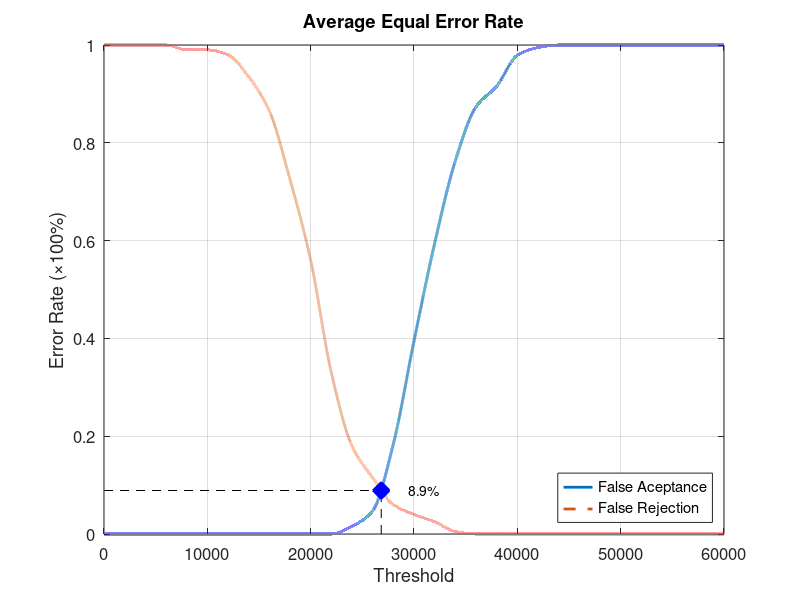
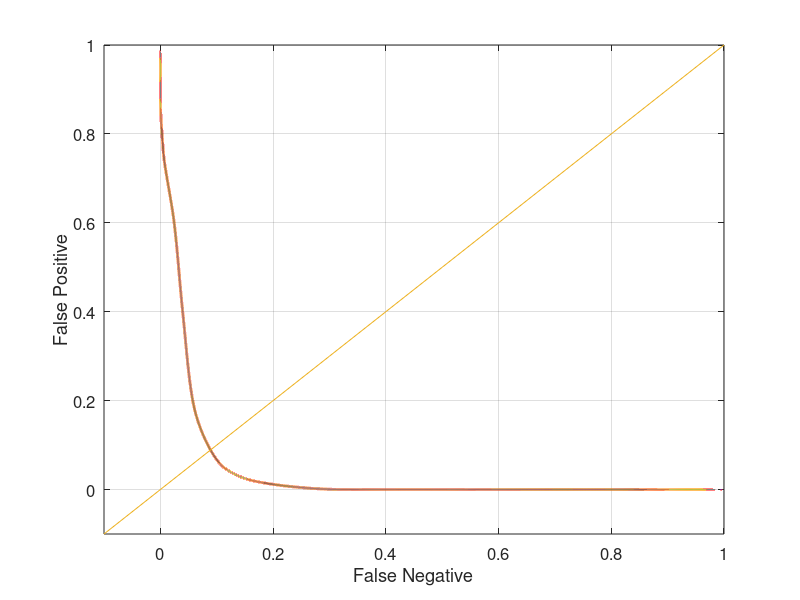

These charts were generated, in order, by the following MATLAB code:
function yEER = Database5_2
close all;
clear;
clc;
x = 0:2000:60000;
xq = 0:0.5:60000;

y0 = [0 0 0 0 0 0 0 0 0 0 0 0 0.0157895 0.0473684 0.184211 0.394737 0.594737 0.763158 0.873684 0.915789 0.978947 0.994737 1 1 1 1 1 1 1 1 1];
yy0 = interp1(x, y0, xq, 'pchip');
y1 = [1 1 1 1 0.99 0.99 0.98 0.935 0.865 0.725 0.56 0.33 0.18 0.115 0.06 0.04 0.025 0.005 0 0 0 0 0 0 0 0 0 0 0 0 0];
yy1 = interp1(x, y1, xq, 'pchip');

% Calculating EER: 
y2 = abs(y0 - y1);
find(y2 == min(y2))
yy2 = abs(yy0 - yy1);
xEER = find(yy2 == min(yy2));
xEERIndex = xq(xEER) % X-axis EER
yEER = yy0(xEER) % Y-axis EER

main = figure
plot(xq, yy0,'-','LineWidth', 2);	hold on
plot(xq, yy1,'--','LineWidth', 2);	hold on
plot([xEERIndex xEERIndex], [0 yEER], 'k--');	hold on
plot([0 xEERIndex], [yEER yEER], 'k--');	hold on
plot(xEERIndex, yEER, 'bx', 'LineWidth', 10);	hold on
text(xEERIndex + 10 * xEERIndex / 100, yEER, [num2str(round((10000 * yEER)) / 100) '%'])
legend('False Aceptance', 'False Rejection', 'Location', 'SouthEast')
xlabel('Threshold')
ylabel('Error Rate (\times100%)')
title('Average Equal Error Rate')
set(gca, 'FontSize', 12)
axis([0 60000 0 1])
grid on

print(main, 'Database5_2Main', '-dpng');
FNRxFPR = figure('Color', [1 1 1]);
plot(yy1, yy0, '-', yy1, yy0, 'LineWidth', 2);
hold on
y = -0.1:0.1:1
plot(y, y); 
set(gca, 'FontSize', 12)
xlabel('False Negative')
ylabel('False Positive')
axis([-0.1 1 -0.1 1])
set(gca, 'FontSize', 12)
grid on

print(FNRxFPR, 'Database5_2FNRxFPR','-dpng');
end
